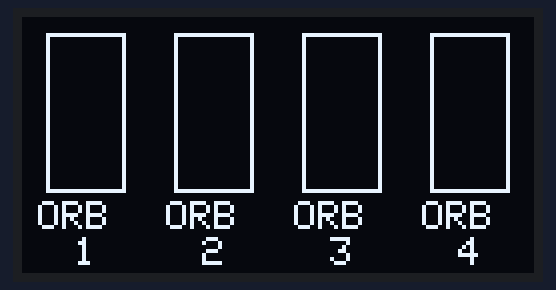
Simulated run of this sketch. Board: ESP32. Shown: 128×64 one-colour display.

Above: at 0.1 s.

The sketch:

esp32orbit1-4.ino
```cpp
#include <Wire.h>
#include <Adafruit_GFX.h>
#include <Adafruit_SSD1306.h>

Adafruit_SSD1306 display(128, 64, &Wire, -1);
uint8_t levels[4] = {0, 0, 0, 0};
uint8_t frameBuf[4];
uint8_t frameIndex = 0;
bool inFrame = false;

void setup() {
  Serial.begin(115200);
  display.begin(SSD1306_SWITCHCAPVCC, 0x3C);
  display.clearDisplay();
  display.display();
}

void loop() {
  while (Serial.available()) {
    uint8_t b = Serial.read();

    if (b == 255) {
      inFrame = true;
      frameIndex = 0;
      continue;
    }

    if (inFrame) {
      frameBuf[frameIndex++] = b;
      if (frameIndex == 4) {
        for (int i = 0; i < 4; i++) levels[i] = frameBuf[i];
        inFrame = false;
      }
    }
  }

  drawMeters();
}

void drawMeters() {
  display.clearDisplay();

  int barWidth = 20;
  int barMaxHeight = 40;
  int barTop = 4;
  int spacing = 32;
  int startX = 6;

  for (int i = 0; i < 4; i++) {
    int x = startX + i * spacing;
    int barHeight = map(levels[i], 0, 127, 0, barMaxHeight);

    display.drawRect(x, barTop, barWidth, barMaxHeight, SSD1306_WHITE);
    display.fillRect(x, barTop + (barMaxHeight - barHeight), barWidth, barHeight, SSD1306_WHITE);


    display.setTextSize(0.5);
    display.setTextColor(SSD1306_WHITE);
    display.setCursor(x - 2, barTop + barMaxHeight + 2);
    display.print("ORB ");
    display.setCursor(x + 7, barTop + barMaxHeight + 11);
    display.print(i + 1);
  }

  display.display();
}
```
